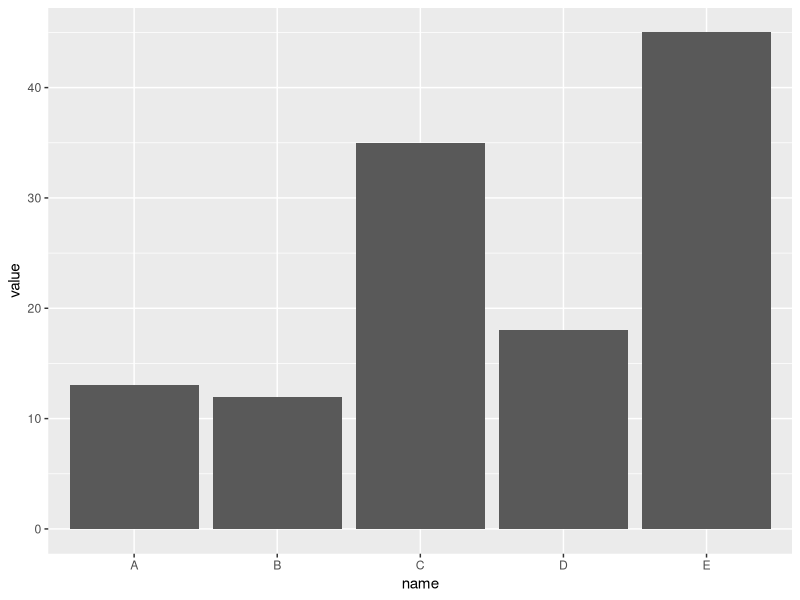
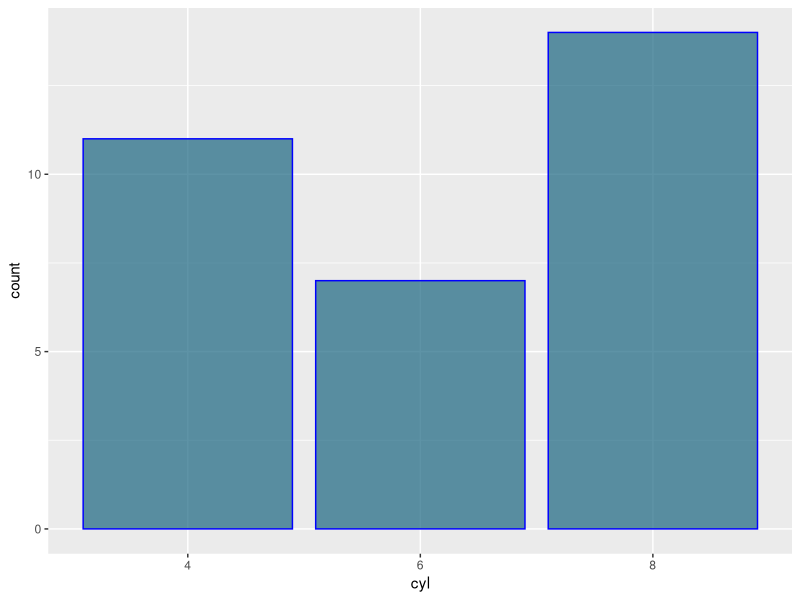
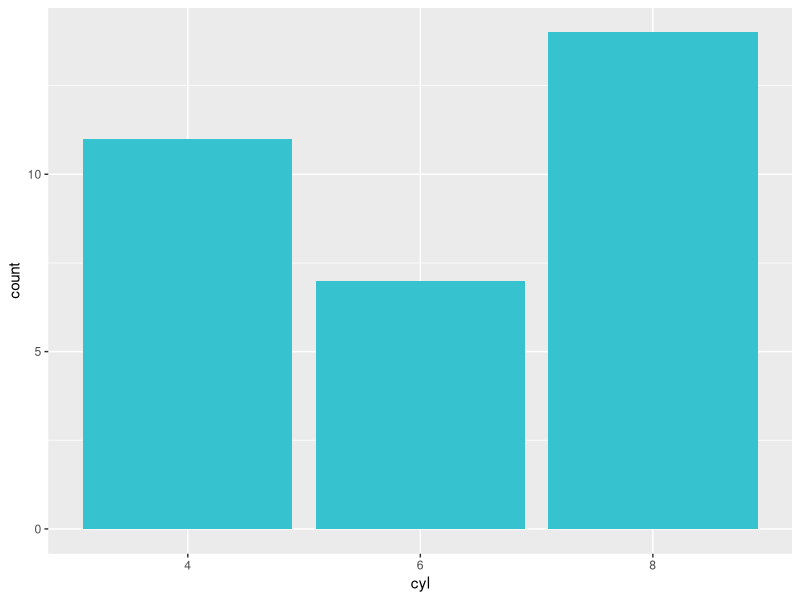
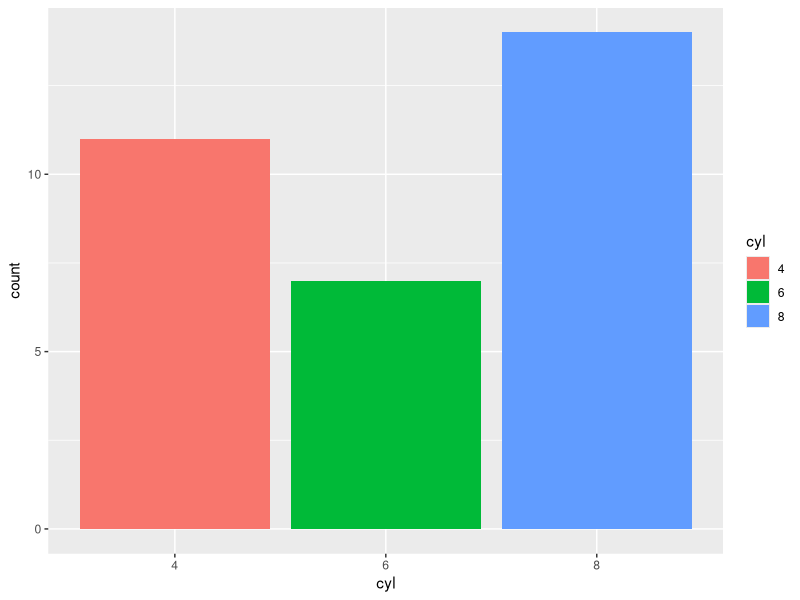
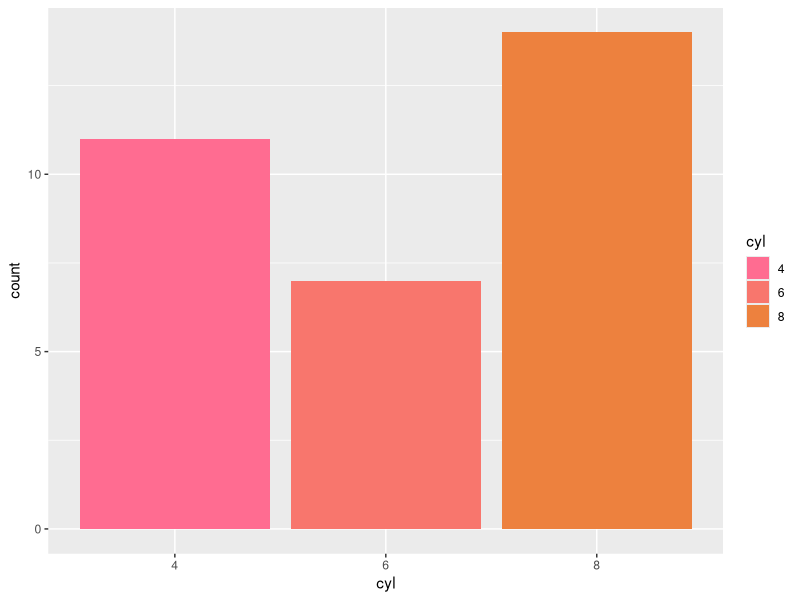
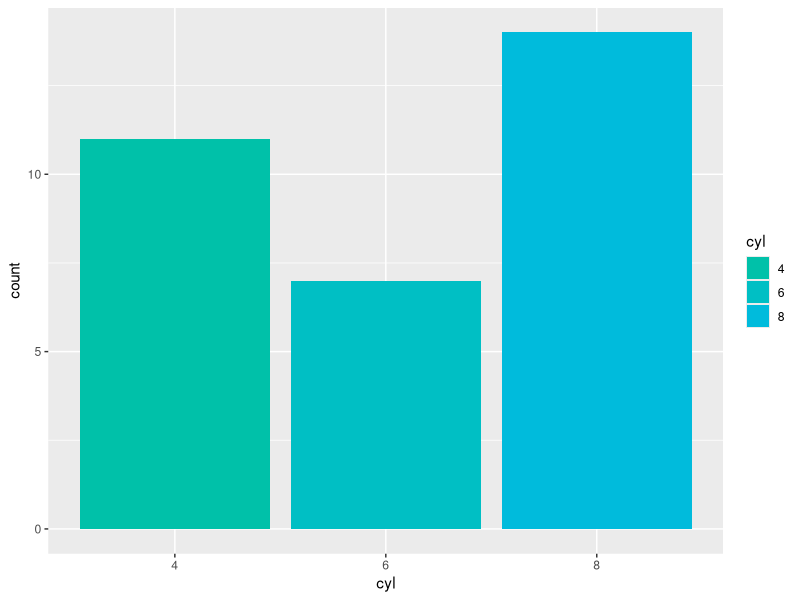
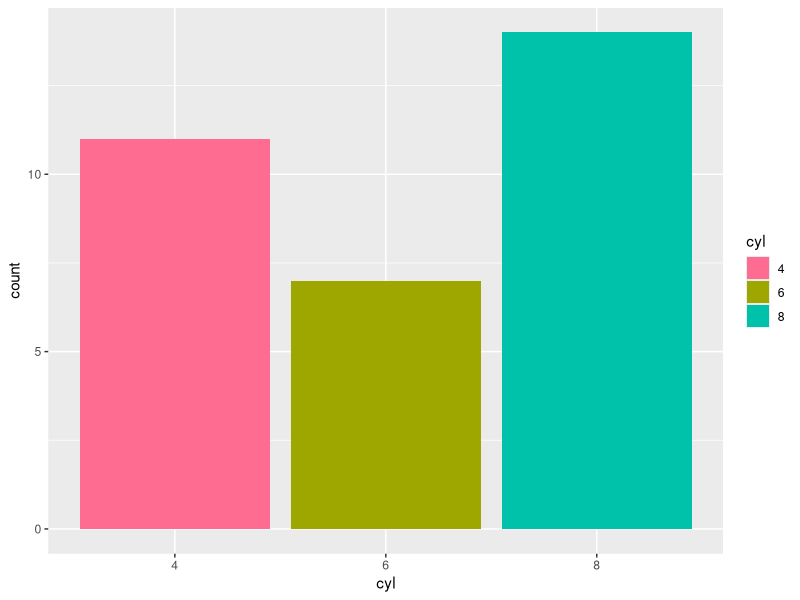
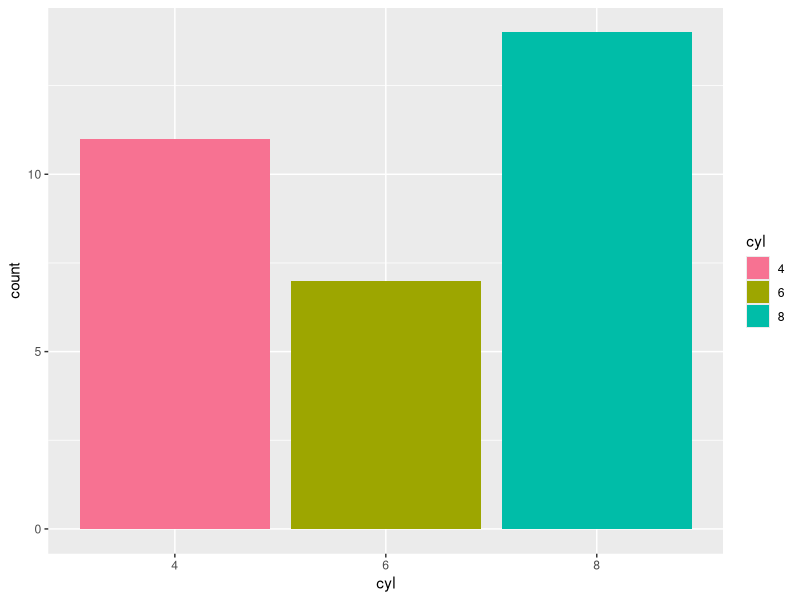

Recreate these plots in R, in order.
## ---- chunk 1
#| output: false
library(tidyverse)
## ---- chunk 2
data <- data.frame(
    name = c("A", "B", "C", "D", "E"),
    value = c(13, 12, 35, 18, 45)
)
data
## ---- chunk 3
ggplot(data, aes(x = name, y = value)) + 
    geom_bar(stat = "identity")
## ---- chunk 4
#| echo: false
head(mtcars[,1:4], )
## ---- chunk 5
mtcars <- mtcars |> 
    mutate(cyl = as.factor(cyl))
## ---- chunk 6
# color是外框，fill是填滿
ggplot(mtcars, aes(cyl)) +
    geom_bar(color = "blue", fill = rgb(0.1, 0.4, 0.5, 0.7))
## ---- chunk 7
    #設定想要的顏色
    rgb_color <- rgb(54, 194, 206, maxColorValue = 255)

    #使用顏色畫圖
    ggplot(mtcars, aes(cyl)) +
        geom_bar(fill = rgb_color)
## ---- chunk 8
ggplot(mtcars, aes(x = cyl, fill = cyl)) +
    geom_bar() +
    scale_fill_hue()
## ---- chunk 9
ggplot(mtcars, aes(x = cyl, fill = cyl)) +
    geom_bar() +
    scale_fill_hue(h = c(0, 30))
## ---- chunk 10
ggplot(mtcars, aes(x = cyl, fill = cyl)) +
    geom_bar() +
    scale_fill_hue(h = c(180, 210))
## ---- chunk 11
ggplot(mtcars, aes(x = cyl, fill = cyl)) +
    geom_bar() +
    scale_fill_hue(h = c(0, 180))
## ---- chunk 12
ggplot(mtcars, aes(x = cyl, fill = cyl)) +
    geom_bar() +
    scale_fill_hue(h = c(0, 180), c = 90) #較大的c
## ---- chunk 13
ggplot(mtcars, aes(x = cyl, fill = cyl)) +
    geom_bar() +
    scale_fill_hue(h = c(0, 180), c = 40) #較小的c
## ---- chunk 14
ggplot(mtcars, aes(x = cyl, fill = cyl)) +
    geom_bar() +
    scale_fill_hue(h = c(0, 180), l = 90) #較大的l
## ---- chunk 15
ggplot(mtcars, aes(x = cyl, fill = cyl)) +
    geom_bar() +
    scale_fill_hue(h = c(0, 180), l = 30) #較小的l
## ---- chunk 16
ggplot(mtcars, aes(x = cyl, fill = cyl)) +
    geom_bar() +
    scale_fill_brewer(palette = "Dark2")
## ---- chunk 17
ggplot(mtcars, aes(x = cyl, fill = cyl)) + 
    geom_bar() +
    scale_fill_manual(values = c("red", "blue", "green"))
## ---- chunk 18
ggplot(mtcars, aes(x = cyl, fill = cyl)) + 
    geom_bar() +
    scale_fill_manual(values = c("#F4CE14", "#379777", "#45474B"))
## ---- chunk 19
colors <- c(
    rgb(244, 206, 20, maxColorValue = 255),
    rgb(55, 151, 119, maxColorValue = 255),
    rgb(69, 71, 75, maxColorValue = 255)
)

ggplot(mtcars, aes(x = cyl, fill = cyl)) + 
    geom_bar() +
    scale_fill_manual(values = colors)
## ---- chunk 20
ggplot(data, aes(x = value, y = name)) + #調換x和y
    geom_bar(stat = "identity")
## ---- chunk 21
ggplot(data, aes(y = value, x = name)) +
    geom_bar(stat = "identity") + 
    coord_flip() 
## ---- chunk 22
ggplot(mtcars, aes(x = cyl)) +
    geom_bar(width = 0.1)
## ---- chunk 23
ggplot(mtcars, aes(x = cyl)) +
    geom_bar(width = 0.99) #很寬
## ---- chunk 24
ggplot(mtcars, aes(x = cyl)) +
    geom_bar(width = 0.01) #很窄
## ---- chunk 25
data |> mutate(
    width = c(.5, .9, .4, .3, 1) # E是原來的寬度，A則是一半，
) |> 
    ggplot(aes(x = name, y = value, width = width)) +
    geom_bar(stat = "identity")
## ---- chunk 26
mtcars |> 
    group_by(cyl) |> # 分組
    summarise(n = n()) # 計算數量
## ---- chunk 27
mtcars |> 
    group_by(cyl) |> 
    summarise(n = n()) |> 
    mutate(cyl = fct_reorder(cyl, n)) #調整levels，根據n的大小
## ---- chunk 28
mtcars |> 
    group_by(cyl) |> 
    summarise(n = n()) |> 
    str()
## ---- chunk 29
mtcars |> 
    group_by(cyl) |> 
    summarise(n = n()) |> 
    mutate(cyl = fct_reorder(cyl, n)) |> 
    str()
## ---- chunk 30
mtcars |> 
    group_by(cyl) |> 
    summarise(n = n()) |> 
    mutate(cyl = fct_reorder(cyl, n)) |> 
    ggplot(aes(x = cyl, y = n)) +
        geom_bar(stat = "identity") #不需計算，所以是"identity"
## ---- chunk 31
mtcars |> 
    group_by(cyl) |> 
    summarise(n = n()) |> 
    mutate(cyl = fct_reorder(cyl, desc(n))) |> #根據n的大小排序，由大到小
    ggplot(aes(x = cyl, y = n)) +
        geom_bar(stat = "identity")
## ---- chunk 32
#| echo: false
data |> 
    ggplot(aes(x = name, y = value)) +
    geom_bar(stat = "identity")
## ---- chunk 33
data |>
    mutate(
        #當name的值是E時，mark的值會是marked，其他則是unmarked
        mark = if_else(name == "E", "marked", "unmarked")
    ) 
## ---- chunk 34
data |>
    mutate(
        mark = if_else(name == "E", "marked", "unmarked")
    ) |> 
    ggplot(aes(x = name, y = value, fill = mark)) +
    geom_bar(stat = "identity")
## ---- chunk 35
data |>
    mutate(
        mark = if_else(name == "E", "marked", "unmarked")
    ) |> 
    ggplot(aes(x = name, y = value, fill = mark)) +
    geom_bar(stat = "identity") +
    scale_fill_manual(values = c("#EF5A6F", "grey")) + #調整顏色
    theme(
        legend.position = "none" #關掉圖示
    )
